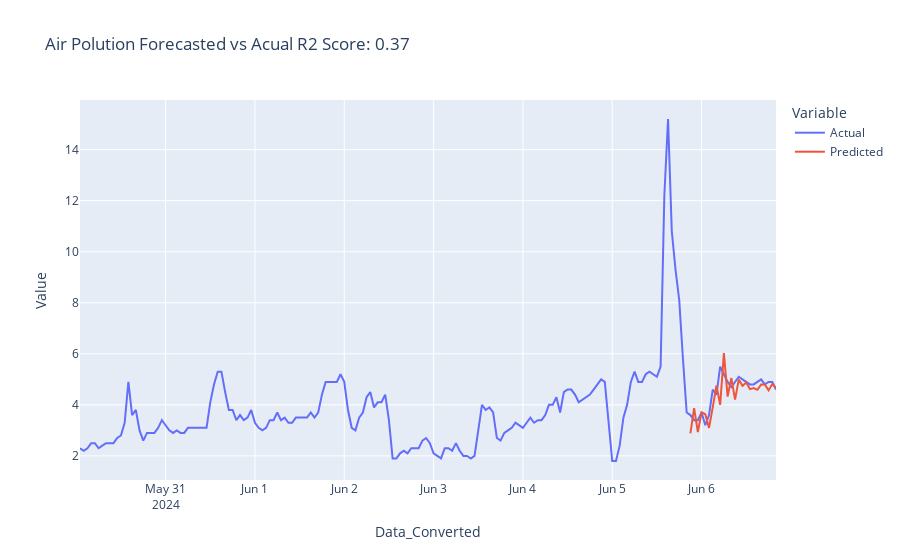

Notebook source saved alongside this figure:
### Code cell
# Graphing predictions vs actual values
predictions_fig = px.line(compare_df,x = 'Data_Converted', y = 'Value', color = 'Variable', 
                            title = 'Air Polution Forecasted vs Acual ' + 'R2 Score: '+ str(round(r2,2)))
predictions_fig.show()

### Figure 1 — Plotly figure (JSON) as saved in the notebook; plotly's stock layout.template omitted (floating-point values rounded to 4 significant figures; data arrays with more than 128 entries replaced by an {"elided": "..."} marker saying what was removed)
{"data": [{"hovertemplate": "Variable=Actual<br>Data_Converted=%{x}<br>Value=%{y}<extra></extra>", "legendgroup": "Actual", "line": {"color": "#636efa", "dash": "solid"}, "marker": {"symbol": "circle"}, "mode": "lines", "name": "Actual", "orientation": "v", "showlegend": true, "type": "scatter", "x": {"elided": "188 str values"}, "xaxis": "x", "y": {"elided": "188 float values"}, "yaxis": "y"}, {"hovertemplate": "Variable=Predicted<br>Data_Converted=%{x}<br>Value=%{y}<extra></extra>", "legendgroup": "Predicted", "line": {"color": "#EF553B", "dash": "solid"}, "marker": {"symbol": "circle"}, "mode": "lines", "name": "Predicted", "orientation": "v", "showlegend": true, "type": "scatter", "x": ["2024-06-05 21:00:00+00:00", "2024-06-05 22:00:00+00:00", "2024-06-05 23:00:00+00:00", "2024-06-06 00:00:00+00:00", "2024-06-06 01:00:00+00:00", "2024-06-06 02:00:00+00:00", "2024-06-06 03:00:00+00:00", "2024-06-06 04:00:00+00:00", "2024-06-06 05:00:00+00:00", "2024-06-06 06:00:00+00:00", "2024-06-06 07:00:00+00:00", "2024-06-06 08:00:00+00:00", "2024-06-06 09:00:00+00:00", "2024-06-06 10:00:00+00:00", "2024-06-06 11:00:00+00:00", "2024-06-06 12:00:00+00:00", "2024-06-06 13:00:00+00:00", "2024-06-06 14:00:00+00:00", "2024-06-06 15:00:00+00:00", "2024-06-06 16:00:00+00:00", "2024-06-06 17:00:00+00:00", "2024-06-06 18:00:00+00:00", "2024-06-06 19:00:00+00:00", "2024-06-06 20:00:00+00:00"], "xaxis": "x", "y": [2.88, 3.871, 2.929, 3.707, 3.632, 3.096, 3.903, 4.756, 4.001, 6.026, 4.322, 5.05, 4.202, 4.996, 4.745, 4.873, 4.616, 4.66, 4.589, 4.795, 4.797, 4.566, 4.816, 4.664], "yaxis": "y"}], "layout": {"legend": {"title": {"text": "Variable"}, "tracegroupgap": 0}, "title": {"text": "Air Polution Forecasted vs Acual R2 Score: 0.37"}, "xaxis": {"anchor": "y", "domain": [0, 1], "title": {"text": "Data_Converted"}}, "yaxis": {"anchor": "x", "domain": [0, 1], "title": {"text": "Value"}}}}
